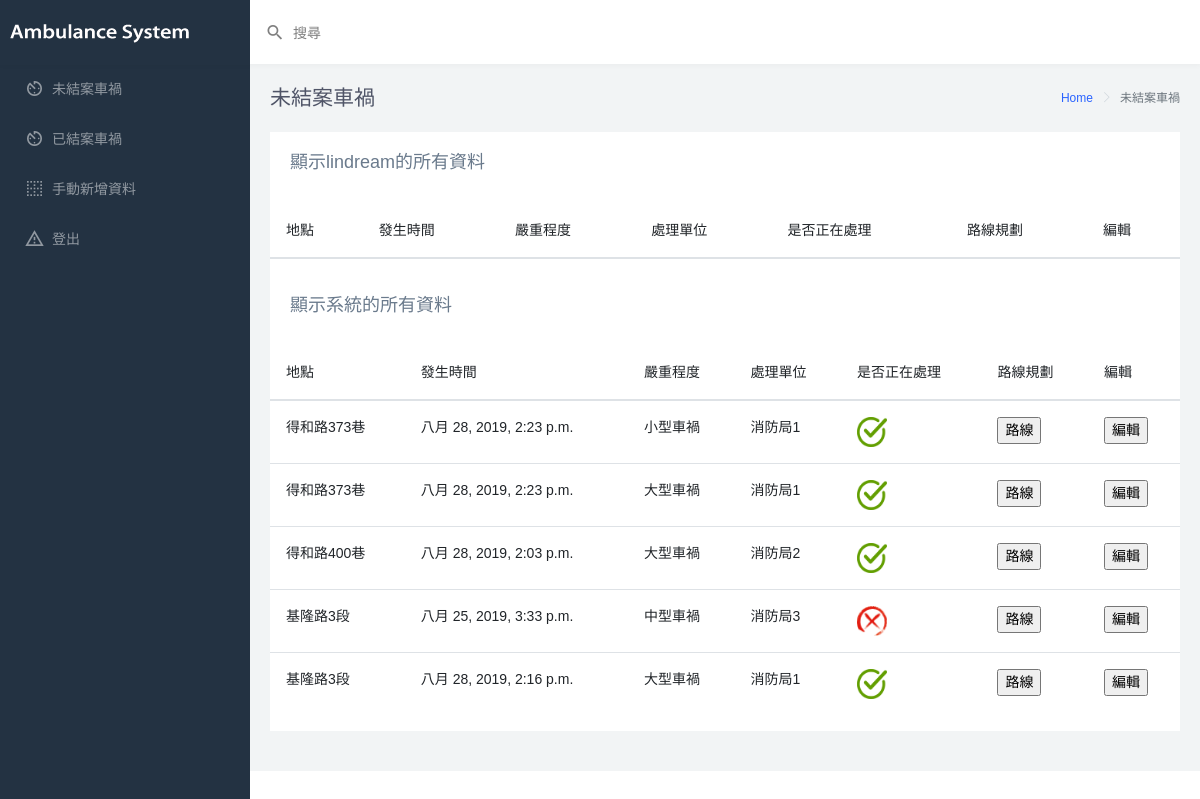
The page /adminmain/ (signed in) on the database as committed earlier.
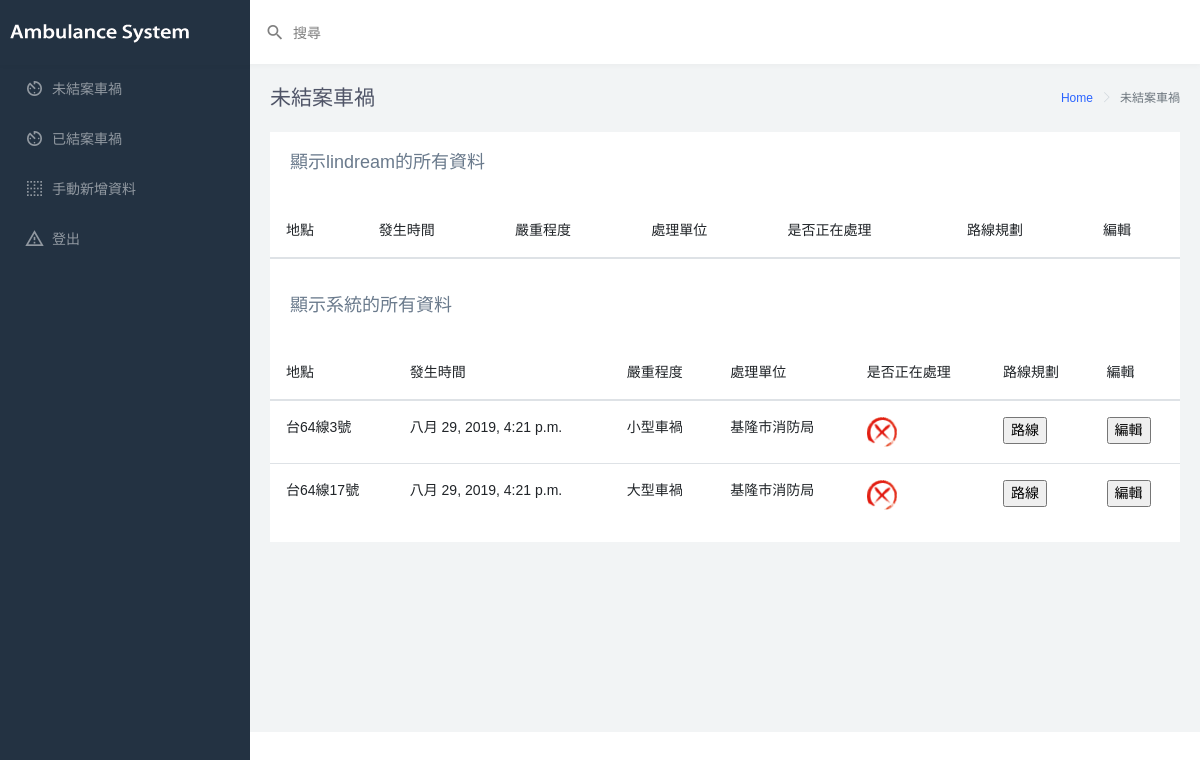
The same page on the database as committed later.
### ambulance_system/models.py (models this page shows, shortened)
class TrafficConditionLog(models.Model):
	Monitor = models.ForeignKey(Monitor,on_delete=models.CASCADE)
	TrafficCondition = models.ForeignKey(TrafficCondition,on_delete=models.CASCADE)
	Datetime = models.DateTimeField(auto_now=True)
	ResponsibleUnit = models.ForeignKey(ResponsibleUnit,on_delete=models.CASCADE)
	Solved = models.BooleanField(default=False)
	Processed = models.BooleanField(default=False)

class Monitor(models.Model):
	Location = models.ForeignKey(Location,on_delete=models.CASCADE)
	Description = models.TextField(default=False)

class Location(models.Model):
	Name = models.CharField(max_length=255,null=False)
	Latitude = models.FloatField(null=True,blank=True)#緯度
	Longitude = models.FloatField(null=True,blank=True)#精度
	CountryName =models.CharField(max_length=255,null=False)

class TrafficCondition(models.Model):
	Name = models.CharField(max_length=255,null=False)
	DefaultAmbulanceCount = models.IntegerField(default=-1)
	Description = models.TextField(default=False)

class ResponsibleUnit(models.Model):
	Name = models.CharField(max_length=255,null=False)
	Location = models.ForeignKey(Location,on_delete=models.CASCADE)
	Phone = models.CharField(max_length=15,null=False)

### ambulance_system/views.py (the view, shortened to what this page needs)
# urls.py: path('adminmain/',adminmain),#登入後的管理頁面
def adminmain(request):
	global search
	global location_name2
	location_name=""
	if search == 1:
		if request.method == 'POST':
			location_name = request.POST['location_name']  # 從前台抓取資料(路段名)
			if location_name != "":
				location_name2 = location_name
		locations = Location.objects.filter(Name__contains=location_name2)
		monitors = Monitor.objects.filter(Location__in=locations)
		car_accidents = TrafficConditionLog.objects.filter(Monitor__in=monitors)
		locations = Location.objects.filter(CountryName__contains=location_name2)
		monitors = Monitor.objects.filter(Location__in=locations)
		car_accidents_all = TrafficConditionLog.objects.filter(Monitor__in=monitors)
		name = "路段為" + location_name2
		name2 = "地區為" + location_name2
		search = 1
	else:
		Unit = ResponsibleUnit.objects.filter(Name=request.user.username)
		car_accidents = TrafficConditionLog.objects.filter(ResponsibleUnit__in=Unit)
		car_accidents_all = TrafficConditionLog.objects.all().order_by('Monitor')
		name = request.user.username
		name2 = "系統"
		search = 0
	if request.user is not None:  #驗證通過
		if request.user.is_active:  #帳號有效
			return render(request,"adminaa.html",locals())  #開啟管理頁面
		else:  #帳號無效
				messages = '帳號尚未啟用！'
				return redirect('/index/')
	else:  #驗證未通過
			messages = '登入失敗！'
			return redirect('/index/')
	return render(request,"adminaa.html",locals())

### templates/adminaa.html (shortened to what the changed rows need)
<!DOCTYPE html>
<html lang="en">
<head>
    <link rel="stylesheet" href="https://maxcdn.bootstrapcdn.com/bootstrap/4.3.1/css/bootstrap.min.css">
    {% load static %}
    <link media="all" type="text/css" href="{% static 'webpage/css/chartist.min.css' %}" rel="stylesheet">
    <link media="all" type="text/css" href="{% static 'webpage/css/style.min.css' %}" rel="stylesheet">
    <link rel="stylesheet" href="//maxcdn.bootstrapcdn.com/font-awesome/4.7.0/css/font-awesome.css">
</head>
<body>
    <div id="main-wrapper" data-navbarbg="skin6" data-theme="light" data-layout="vertical" data-sidebartype="full" data-boxed-layout="full">
        <div class="page-wrapper">
            <div class="container-fluid">
                <div class="row">
                    <div class="col-12">
                        <div class="card">
                            <div class="table-responsive">
                                <table class="table table-hover">
                                    <thead>
                                        <tr>
                                            <th class="border-top-0">地點</th>
                                            <th class="border-top-0">發生時間</th>
                                            <th class="border-top-0">嚴重程度</th>
                                            <th class="border-top-0">處理單位</th>
                                            <th class="border-top-0">是否正在處理</th>
                                            <th class="border-top-0">路線規劃</th>
                                            <th class="border-top-0">編輯</th>
                                        </tr>
                                    </thead>
                                </table>
                                <table class="table table-hover">
                                    <thead>
                                        <tr>
                                            <th class="border-top-0">地點</th>
                                            <th class="border-top-0">發生時間</th>
                                            <th class="border-top-0">嚴重程度</th>
                                            <th class="border-top-0">處理單位</th>
                                            <th class="border-top-0">是否正在處理</th>
                                            <th class="border-top-0">路線規劃</th>
                                            <th class="border-top-0">編輯</th>
                                        </tr>
                                    </thead>
                                    <tbody>
                                        {% for TrafficConditionLog in car_accidents_all %}
                                        {% if TrafficConditionLog.Solved == False %}
                                        <tr>
                                            <td  colspan="1" >{{ TrafficConditionLog.Monitor.Location.Name }} </td>
                                            <td  colspan="1" >{{ TrafficConditionLog.Datetime }} </td>
                                            <td  colspan="1" >{{ TrafficConditionLog.TrafficCondition.Name}} </td>
                                            <td  colspan="1" >{{ TrafficConditionLog.ResponsibleUnit.Name }} </td>
                                            {% if TrafficConditionLog.Processed == True %}
                                                <td><img src="{%static 'webpage/images/check.png' %}" width="30px" height="30px" onclick="window.location='/check/'+{{ TrafficConditionLog.id}}"/></td>
                                            {% else %}
                                                <td><img src="{%static 'webpage/images/x.png' %}" width="30px" height="30px" onclick="window.location='/check/'+{{ TrafficConditionLog.id}}"/></td>
                                            {% endif %}
                                            <td  colspan="1" ><input name="button1" type="button" value="路線" onclick="window.location='/schedule/'+{{ TrafficConditionLog.id}}"/></td>
                                            <td  colspan="1" ><input name="button1" type="button" value="編輯" onclick=""/></td>
                                        </tr>
                                        {% endif %}
                                        {% endfor %}
                                    </tbody>
                                </table>
                            </div>
                        </div>
                    </div>
                </div>
            </div>
        </div>
    </div>
</body>
</html>

Rows that differ between the two databases and show on the page:
removed TrafficConditionLog: Monitor.Location.Name "得和路373巷", Datetime "八月 28, 2019, 2:23 p.m.", TrafficCondition.Name "小型車禍", ResponsibleUnit.Name "消防局1", Solved False (drawn)
removed TrafficConditionLog: Monitor.Location.Name "得和路373巷", Datetime "八月 28, 2019, 2:23 p.m.", TrafficCondition.Name "大型車禍", ResponsibleUnit.Name "消防局1", Solved False (drawn)
removed TrafficConditionLog: Monitor.Location.Name "得和路400巷", Datetime "八月 28, 2019, 2:03 p.m.", TrafficCondition.Name "大型車禍", ResponsibleUnit.Name "消防局2", Solved False (drawn)
removed TrafficConditionLog: Monitor.Location.Name "基隆路3段", Datetime "八月 25, 2019, 3:33 p.m.", TrafficCondition.Name "中型車禍", ResponsibleUnit.Name "消防局3", Solved False (drawn)
now on this page (row edited): TrafficConditionLog: Monitor.Location.Name "台64線3號", Datetime "八月 29, 2019, 4:21 p.m.", TrafficCondition.Name "小型車禍", ResponsibleUnit.Name "基隆市消防局", Solved False (drawn)
changed TrafficConditionLog "大型車禍": Monitor.Location.Name "基隆路3段" → "台64線17號"; Datetime "八月 28, 2019, 2:16 p.m." → "八月 29, 2019, 4:21 p.m."; ResponsibleUnit.Name "消防局1" → "基隆市消防局"; Processed True → False (drawn); Processed: picture added; Processed: picture removed
